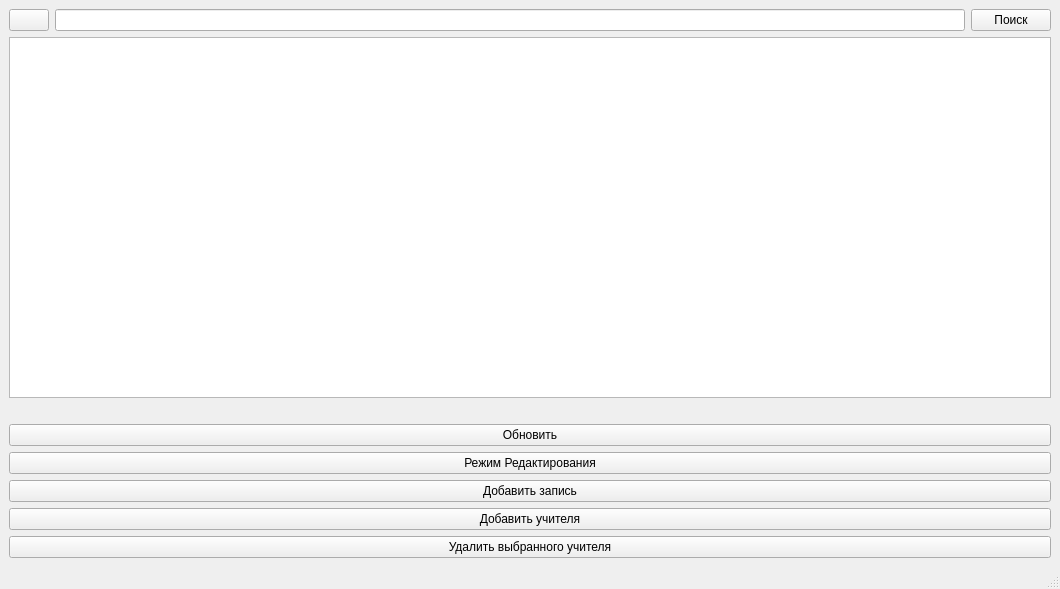
<?xml version="1.0" encoding="UTF-8"?>
<ui version="4.0">
 <class>MainWindow</class>
 <widget class="QMainWindow" name="MainWindow">
  <property name="geometry">
   <rect>
    <x>0</x>
    <y>0</y>
    <width>1060</width>
    <height>589</height>
   </rect>
  </property>
  <property name="contextMenuPolicy">
   <enum>Qt::DefaultContextMenu</enum>
  </property>
  <property name="windowTitle">
   <string>Цель профессионального развития 1.0</string>
  </property>
  <widget class="QWidget" name="centralwidget">
   <layout class="QGridLayout" name="gridLayout_5">
    <item row="0" column="0">
     <layout class="QGridLayout" name="gridLayout_2">
      <item row="1" column="0" colspan="3">
       <widget class="QTableWidget" name="tableWidget">
        <property name="sizeAdjustPolicy">
         <enum>QAbstractScrollArea::AdjustToContentsOnFirstShow</enum>
        </property>
        <property name="editTriggers">
         <set>QAbstractItemView::NoEditTriggers</set>
        </property>
       </widget>
      </item>
      <item row="0" column="2">
       <widget class="QPushButton" name="search_btn">
        <property name="text">
         <string>Поиск</string>
        </property>
       </widget>
      </item>
      <item row="0" column="0">
       <widget class="QPushButton" name="refreshbtn">
        <property name="text">
         <string/>
        </property>
       </widget>
      </item>
      <item row="0" column="1">
       <widget class="QLineEdit" name="linerequest"/>
      </item>
      <item row="2" column="0" colspan="3">
       <spacer name="horizontalSpacer">
        <property name="orientation">
         <enum>Qt::Horizontal</enum>
        </property>
        <property name="sizeHint" stdset="0">
         <size>
          <width>40</width>
          <height>20</height>
         </size>
        </property>
       </spacer>
      </item>
      <item row="3" column="0" colspan="3">
       <layout class="QGridLayout" name="gridLayout_4">
        <item row="1" column="0">
         <widget class="QPushButton" name="editbtn">
          <property name="text">
           <string>Режим Редактирования</string>
          </property>
         </widget>
        </item>
        <item row="2" column="0">
         <widget class="QPushButton" name="add_rowbtn">
          <property name="text">
           <string>Добавить запись</string>
          </property>
         </widget>
        </item>
        <item row="0" column="0">
         <widget class="QPushButton" name="save_btn">
          <property name="text">
           <string>Обновить</string>
          </property>
         </widget>
        </item>
        <item row="6" column="0">
         <widget class="QPushButton" name="delete_teacherbtn">
          <property name="text">
           <string>Удалить выбранного учителя</string>
          </property>
         </widget>
        </item>
        <item row="3" column="0">
         <widget class="QPushButton" name="add_teacherbtn">
          <property name="text">
           <string>Добавить учителя</string>
          </property>
         </widget>
        </item>
       </layout>
      </item>
     </layout>
    </item>
   </layout>
  </widget>
  <widget class="QMenuBar" name="menubar">
   <property name="geometry">
    <rect>
     <x>0</x>
     <y>0</y>
     <width>1060</width>
     <height>21</height>
    </rect>
   </property>
  </widget>
  <widget class="QStatusBar" name="statusbar"/>
 </widget>
 <resources/>
 <connections/>
</ui>
